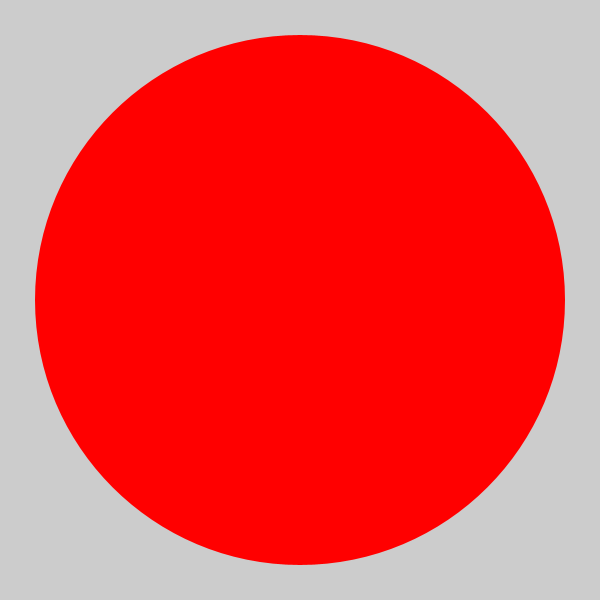
Frame 1 (no input)
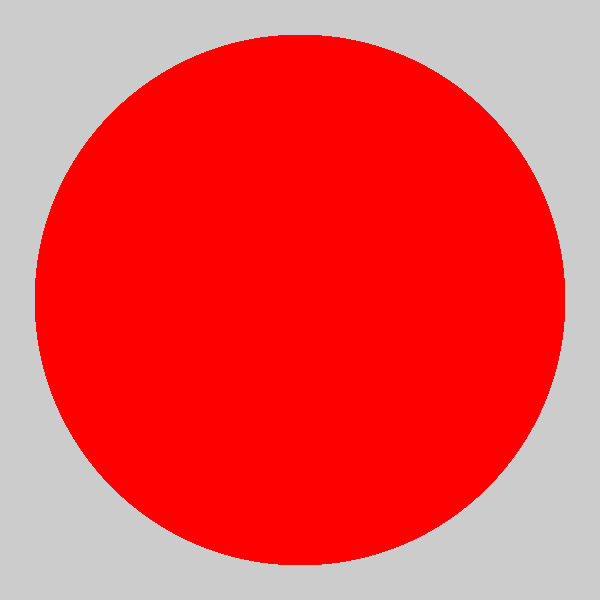
Frame 60 (the mouse pressed at the canvas centre just before this capture)
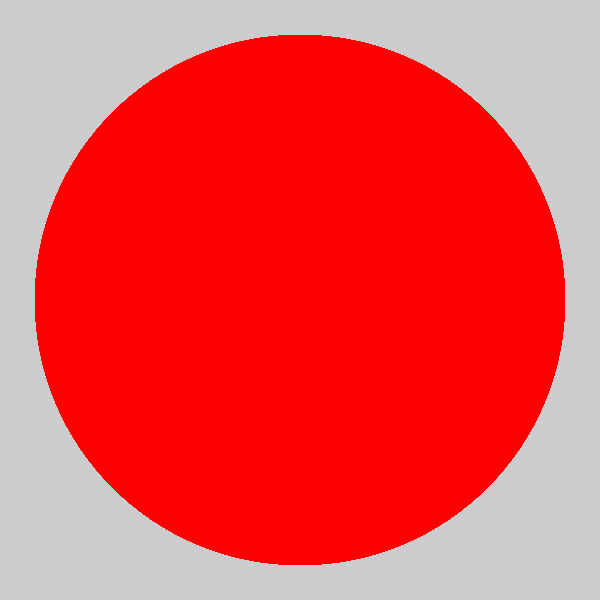
Frame 120 (the mouse held since frame 60 and released just before this capture)

The Processing sketch that drew these frames (run headless with seeded random() and noise(); from frame 60 on, the mouse is pressed at the canvas centre):

// Processing sketch: bullseye
// ── bullseye.pde
int x = 55;
int ellipse = 585;


void setup() {
  size(600, 600);
}

void draw() {
    noStroke();
    for(int i = 1; i <= 10; i++){
      if((ellipse + 35) % 2 == 0) {
        fill(255, 0, 0 );
        //ellipse(300, 300, ellipse - (i * x), ellipse - (i * x));
      } else if(ellipse % 5 == 0) {
        fill(0, 0, 0); 
        //ellipse(300, 300, ellipse - (i * x), ellipse - (i * x));
      }
        ellipse(300, 300, ellipse - (i * x), ellipse - (i * x));
  }
}
